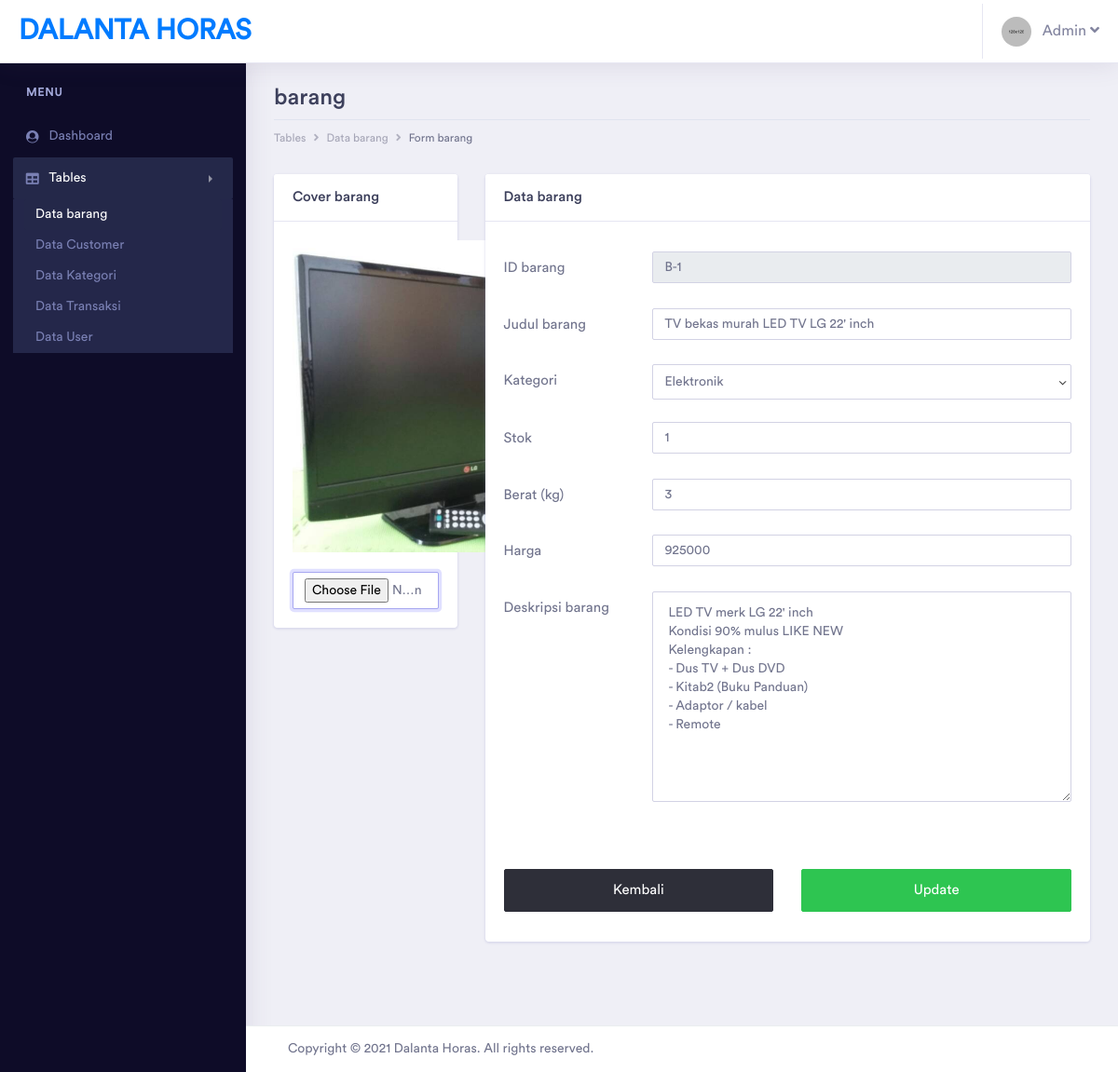
/admin/pages/tables/barang/form_edit_barang.php?id_barang=B-1 (signed in), run on the app's committed database.
### tables this page shows
CREATE TABLE `barang` (
  `id_barang` varchar(50) NOT NULL,
  `nama_barang` varchar(200) NOT NULL,
  `id_kategori` varchar(20) NOT NULL,
  `stok` int(11) NOT NULL,
  `berat` float NOT NULL,
  `harga` int(11) NOT NULL,
  `deskripsi` varchar(1000) NOT NULL,
  `gambar` varchar(200) NOT NULL,
  `deleted` tinyint(1) NOT NULL
);

### admin/pages/tables/barang/form_edit_barang.php (the view, shortened to what this page needs)
<?php
include '../../../../helper/connection.php';
$id_barang = $_GET['id_barang'];
$query = "SELECT * FROM barang WHERE id_barang = '$id_barang'";
$result = mysqli_query($con, $query);
$item = '';
if(mysqli_num_rows($result) == 1)
{
    $item = mysqli_fetch_assoc($result);
}
?>
<?php
if(!$_SESSION['username'] && !$_SESSION['password'] && $_SESSION['tipe_user'] != "Admin")
{
    echo "
		<script type='text/javascript'>
		alert('Anda harus login terlebih dahulu!')
		window.location='../../../index.php';
		</script>";
}
else
{
?>
<!doctype html>
<html lang="en">
<head>
    <link rel="stylesheet" href="../../../assets/vendor/bootstrap/css/bootstrap.min.css">
    <link href="../../../assets/vendor/fonts/circular-std/style.css" rel="stylesheet">
    <link rel="stylesheet" href="../../../assets/libs/css/style.css">
    <link rel="stylesheet" href="../../../assets/vendor/fonts/fontawesome/css/fontawesome-all.css">
    <link rel="stylesheet" href="../../../assets/vendor/charts/chartist-bundle/chartist.css">
    <link rel="stylesheet" href="../../../assets/vendor/charts/morris-bundle/morris.css">
    <link rel="stylesheet" href="../../../assets/vendor/fonts/material-design-iconic-font/css/materialdesignicons.min.css">
    <link rel="stylesheet" href="../../../assets/vendor/charts/c3charts/c3.css">
    <link rel="stylesheet" href="../../../assets/vendor/fonts/flag-icon-css/flag-icon.min.css">
</head>
<body>
    <div class="dashboard-main-wrapper">
        <div class="dashboard-header">
            <nav class="navbar navbar-expand-lg bg-white fixed-top">
                <a class="navbar-brand" href="../../../dashboard.php">Dalanta Horas</a>
                <div class="collapse navbar-collapse " id="navbarSupportedContent">
                    <ul class="navbar-nav ml-auto navbar-right-top">
                        <li class="nav-item dropdown nav-user">
                            <a class="nav-link nav-user-img" href="#" id="navbarDropdownMenuLink2" data-toggle="dropdown"
                                aria-haspopup="true" aria-expanded="false"><img src="../../../assets/images/avatar-1.jpg"
                                    alt="" class="user-avatar-md rounded-circle">&nbsp;&nbsp;&nbsp;Admin <i class="fas fa-angle-down"></i></a>
                        </li>
                    </ul>
                </div>
            </nav>
        </div>
        <div class="nav-left-sidebar sidebar-dark">
            <div class="menu-list">
                <nav class="navbar navbar-expand-lg navbar-light">
                    <div class="collapse navbar-collapse" id="navbarNav">
                        <ul class="navbar-nav flex-column">
                            <li class="nav-divider">
                                Menu
                            </li>
                            <li class="nav-item ">
                                <a class="nav-link" href="../../../dashboard.php" aria-expanded="false" data-target="#submenu-1"
                                    aria-controls="submenu-1"><i class="fa fa-fw fa-user-circle"></i>Dashboard
                                    <span class="badge badge-success">6</span></a>
                            </li>
                            <li class="nav-item">
                                <a class="nav-link active" href="#" data-toggle="collapse" aria-expanded="false"
                                    data-target="#submenu-5" aria-controls="submenu-5"><i class="fas fa-fw fa-table"></i>Tables</a>
                                <div id="submenu-5" class="collapse submenu show" style="">
                                    <ul class="nav flex-column">
                                        <li class="nav-item">
                                            <a class="nav-link active" href="../barang/table_barang.php">Data barang</a>
                                        </li>
                                        <li class="nav-item">
                                            <a class="nav-link" href="../customer/table_customer.php">Data Customer</a>
                                        </li>
                                        <li class="nav-item">
                                            <a class="nav-link" href="table_kategori.php">Data Kategori</a>
                                        </li>
                                        <li class="nav-item">
                                            <a class="nav-link" href="../transaksi/table_transaksi.php">Data Transaksi</a>
                                        </li>
                                        <li class="nav-item">
                                            <a class="nav-link" href="../user/table_user.php">Data User</a>
                                        </li>
                                    </ul>
                                </div>
                            </li>
                        </ul>
                    </div>
                </nav>
            </div>
        </div>
        <div class="dashboard-wrapper">
            <div class="dashboard-ecommerce">
                <div class="container-fluid dashboard-content ">
                    <div class="row">
                        <div class="col-xl-12 col-lg-12 col-md-12 col-sm-12 col-12">
                            <div class="page-header">
                                <h2 class="pageheader-title">barang</h2>
                                <div class="page-breadcrumb">
                                    <nav aria-label="breadcrumb">
                                        <ol class="breadcrumb">
                                            <li class="breadcrumb-item"><a href="#" class="breadcrumb-link">Tables</a></li>
                                            <li class="breadcrumb-item"><a href="table_barang.php" class="breadcrumb-link">Data
                                                    barang</a></li>
                                            <li class="breadcrumb-item active" aria-current="page"></li>Form barang
                                        </ol>
                                    </nav>
                                </div>
                            </div>
                        </div>
                    </div>
                    <form action="process/edit_barang.php" method="POST" enctype="multipart/form-data">
                        <div class="row">
                            <div class="col-xl-3">
                                <div class="card">
                                    <h5 class="card-header">Cover barang</h5>
                                    <div class="card-body">
                                        <img src="../../../../images/<?php echo $item['gambar'] ?>" width="335px">
                                        <br><br>
                                        <input type="file" name="gambar" class="form-control">
                                    </div>
                                </div>
                            </div>
                            <div class="col-xl-9">
                                <div class="card">
                                    <h5 class="card-header">Data barang</h5>
                                    <div class="card-body">
                                        <div class="form-group row">
                                            <label class="col-md-3 col-form-label">ID barang</label>
                                            <div class="col-md-9">
                                                <input type="text" name="id_barang" class="form-control" value="<?php echo $id_barang ?>"
                                                    readonly>
                                            </div>
                                        </div>
                                        <div class="form-group row">
                                            <label class="col-md-3 col-form-label">Judul barang</label>
                                            <div class="col-md-9">
                                                <input type="text" name="nama_barang" class="form-control" placeholder="Judul barang"
                                                    value="<?php echo $item['nama_barang'] ?>" required>
                                            </div>
                                        </div>
                                        <div class="form-group row">
                                            <label class="col-md-3 col-form-label">Kategori</label>
                                            <div class="col-md-9">
                                                <select name="id_kategori" class="form-control" required>
                                                    <?php
                                                $tampilkan_isi = "select * from kategori";
                                                $tampilkan_isi_sql = mysqli_query($con,$tampilkan_isi);
                                                while ($isi = mysqli_fetch_array($tampilkan_isi_sql))
                                                {
                                                    if($item['id_kategori'] == $isi['id_kategori'])
                                                    {
                                                        $tag = 'selected';
                                                    }
                                                    else
                                                    {
                                                        $tag = '';
                                                    }
                                                    echo "<option value='".$isi['id_kategori']."'".$tag.">".$isi['nama_kategori']."</option>";
                                                }
                                                ?>
                                                </select>
                                            </div>
                                        </div>
                                        <div class="form-group row">
                                            <label class="col-md-3 col-form-label">Stok</label>
                                            <div class="col-md-9">
                                                <input type="number" name="stok" class="form-control" placeholder="Stok"
                                                    value="<?php echo $item['stok'] ?>" required>
                                            </div>
                                        </div>
                                        <div class="form-group row">
                                            <label class="col-md-3 col-form-label">Berat (kg)</label>
                                            <div class="col-md-9">
                                                <input type="number" name="berat" class="form-control" placeholder="Berat"
                                                    value="<?php echo $item['berat'] ?>" required>
                                            </div>
                                        </div>
                                        <div class="form-group row">
                                            <label class="col-md-3 col-form-label">Harga</label>
                                            <div class="col-md-9">
                                                <input type="number" name="harga" class="form-control" placeholder="Stok"
                                                    value="<?php echo $item['harga'] ?>" required>
                                            </div>
                                        </div>
                                        <div class="form-group row">
                                            <label class="col-md-3 col-form-label">Deskripsi barang</label>
                                            <div class="col-md-9">
                                                <textarea name="deskripsi" cols="30" rows="10" class="form-control"><?php echo $item['deskripsi'] ?></textarea>
                                            </div>
                                        </div>
                                        <div class="form-group row mt-5">
                                            <div class="col-md-6">
                                                <a name="backBtn" id="backBtn" class="btn btn-dark btn-block btn-lg"
                                                    href="table_barang.php" role="button">Kembali</a>
                                            </div>
                                            <div class="col-md-6">
                                                <input type="submit" class="btn btn-success btn-block btn-lg" value="Update" />
                                            </div>
                                        </div>
                    </form>
                </div>
            </div>
        </div>
    </div>
    <div class="footer">
        <div class="container-fluid">
            <div class="row">
                <div class="col-xl-6 col-lg-6 col-md-6 col-sm-12 col-12">
                    Copyright © 2021 Dalanta Horas. All rights reserved.
                </div>
                <div class="col-xl-6 col-lg-6 col-md-6 col-sm-12 col-12">
                </div>
            </div>
        </div>
    </div>
</body>
</html>
<?php } ?>

### data on the page
barang: gambar (picture), nama_barang "TV bekas murah LED TV LG 22' inch", stok "1", berat "3", harga "925000", deskripsi "LED TV merk LG 22' inch Kondisi 90% mulus LIKE NEW Kelengkapan : - Dus TV + Dus DVD - Kitab2 (Buku Panduan) - Adaptor / kabel - Remote"

### other printed values
form field id_kategori "Elektronik"
